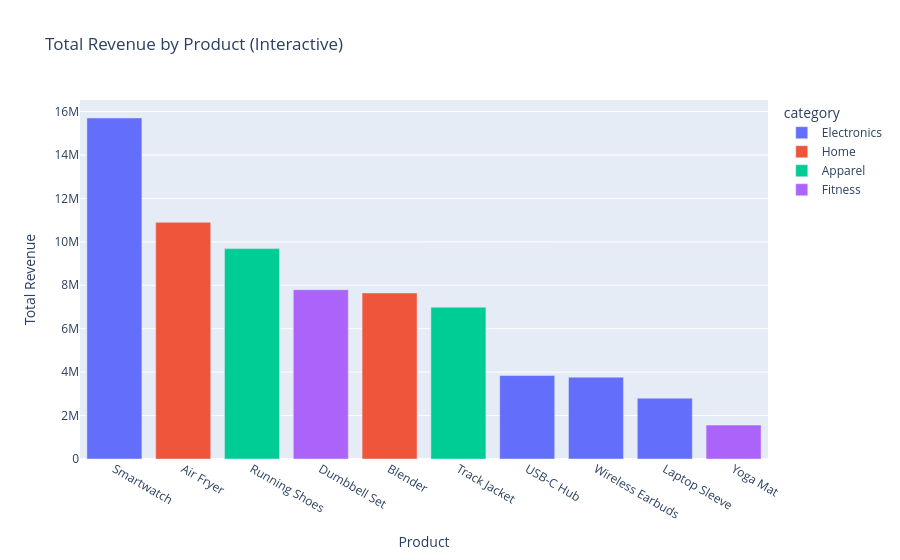

The code cell stored with this chart in its notebook:
### Code cell
# --- 1b. INTERACTIVE chart ---
# TODO:
#   - Use plotly.express.bar on the SAME grouped data
#   - Add a hover field for "category" (hint: you'll need category alongside revenue -- think about
#     what columns your groupby needs to keep)
#   - Title it clearly

revenue_by_product_cat = (
    sales_df.groupby(["product", "category"])["revenue"].sum()
    .reset_index()
    .sort_values("revenue", ascending=False)
)

fig = px.bar(
    revenue_by_product_cat,
    x="product", y="revenue", color="category",
    hover_data={"category": True, "revenue": ":.0f", "product": False},
    title="Total Revenue by Product (Interactive)",
    labels={"revenue": "Total Revenue", "product": "Product"},
)
fig.update_layout(xaxis={"categoryorder": "total descending"})
fig.show()

### Figure 1 — Plotly figure (JSON) as saved in the notebook; plotly's stock layout.template omitted (floating-point values rounded to 4 significant figures)
{"data": [{"customdata": [["Electronics"], ["Electronics"], ["Electronics"], ["Electronics"]], "hovertemplate": "category=%{customdata[0]}<br>Total Revenue=%{y:.0f}<extra></extra>", "legendgroup": "Electronics", "marker": {"color": "#636efa", "pattern": {"shape": ""}}, "name": "Electronics", "orientation": "v", "showlegend": true, "textposition": "auto", "type": "bar", "x": ["Smartwatch", "USB-C Hub", "Wireless Earbuds", "Laptop Sleeve"], "xaxis": "x", "y": [15710000.0, 3842000.0, 3770000.0, 2801000.0], "yaxis": "y"}, {"customdata": [["Home"], ["Home"]], "hovertemplate": "category=%{customdata[0]}<br>Total Revenue=%{y:.0f}<extra></extra>", "legendgroup": "Home", "marker": {"color": "#EF553B", "pattern": {"shape": ""}}, "name": "Home", "orientation": "v", "showlegend": true, "textposition": "auto", "type": "bar", "x": ["Air Fryer", "Blender"], "xaxis": "x", "y": [10900000.0, 7649000.0], "yaxis": "y"}, {"customdata": [["Apparel"], ["Apparel"]], "hovertemplate": "category=%{customdata[0]}<br>Total Revenue=%{y:.0f}<extra></extra>", "legendgroup": "Apparel", "marker": {"color": "#00cc96", "pattern": {"shape": ""}}, "name": "Apparel", "orientation": "v", "showlegend": true, "textposition": "auto", "type": "bar", "x": ["Running Shoes", "Track Jacket"], "xaxis": "x", "y": [9689000.0, 6993000.0], "yaxis": "y"}, {"customdata": [["Fitness"], ["Fitness"]], "hovertemplate": "category=%{customdata[0]}<br>Total Revenue=%{y:.0f}<extra></extra>", "legendgroup": "Fitness", "marker": {"color": "#ab63fa", "pattern": {"shape": ""}}, "name": "Fitness", "orientation": "v", "showlegend": true, "textposition": "auto", "type": "bar", "x": ["Dumbbell Set", "Yoga Mat"], "xaxis": "x", "y": [7797000.0, 1560000.0], "yaxis": "y"}], "layout": {"barmode": "relative", "legend": {"title": {"text": "category"}, "tracegroupgap": 0}, "title": {"text": "Total Revenue by Product (Interactive)"}, "xaxis": {"anchor": "y", "categoryorder": "total descending", "domain": [0.0, 1.0], "title": {"text": "Product"}}, "yaxis": {"anchor": "x", "domain": [0.0, 1.0], "title": {"text": "Total Revenue"}}}}
